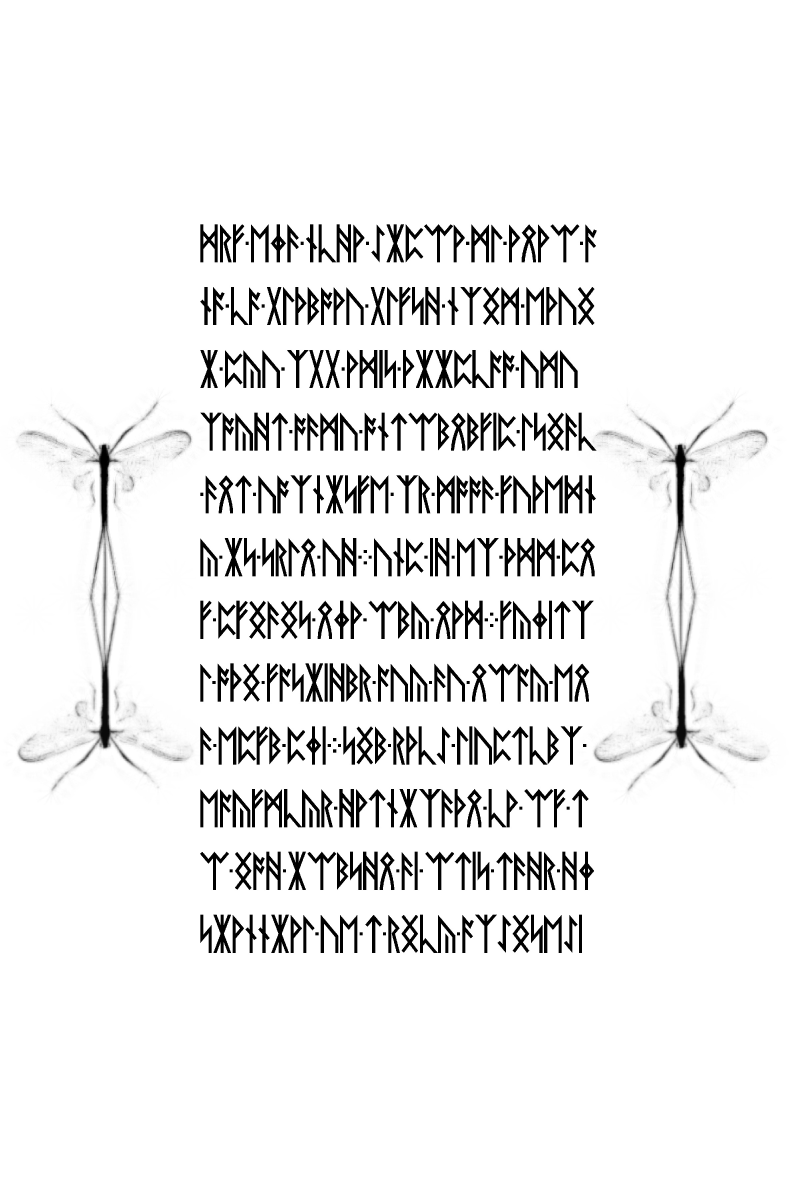
#> input picture resources/liber-primus/41.jpg, 2400 x 3600 px (shown at 1/3 size)
$ python lp2_stipple_p24_opacity_transfer_sft.py
#> lines starting #> are read from the running program, lines starting #| are printed output that depends on the picture; after the words box and inside, x2 and y2 are one past the last pixel; in counts of white or black regions, pixels touching at a corner belong together
#> in main, source is the input picture: shape (3600, 2400); min 0, max 255, mean 237.5
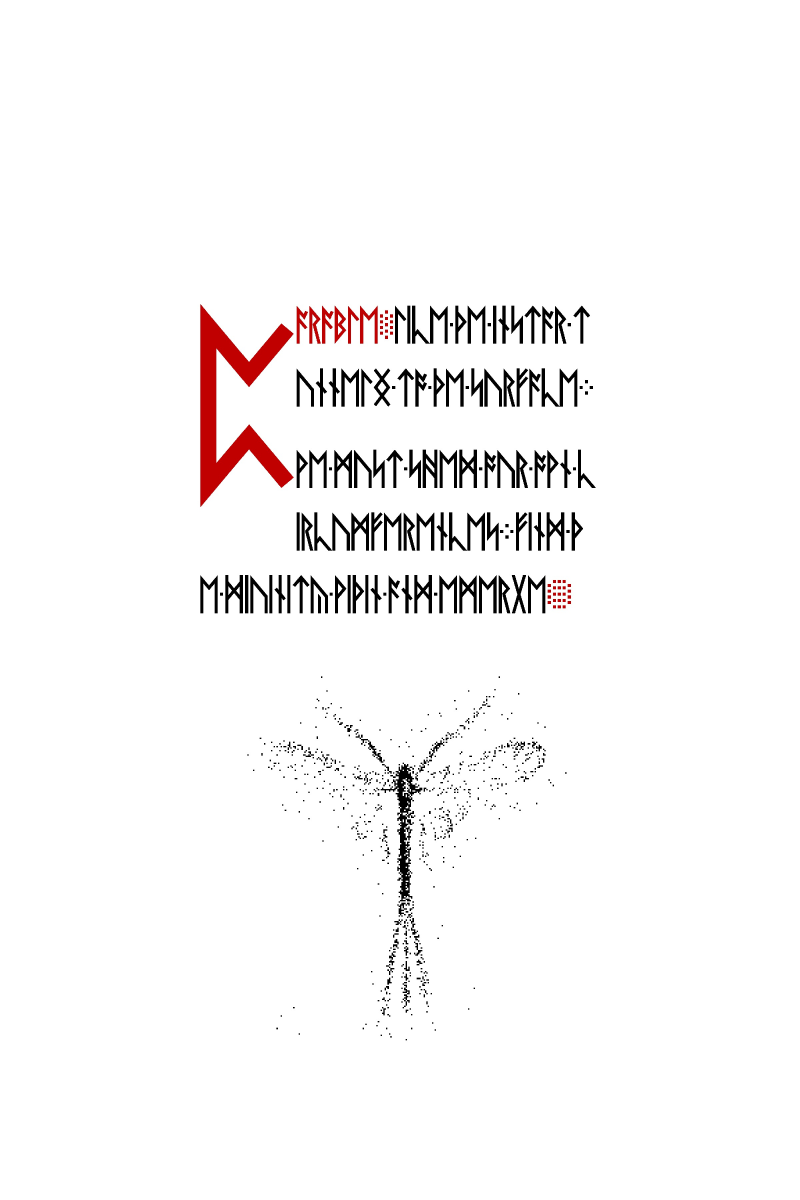
#> input picture resources/liber-primus/74.jpg, 2400 x 3600 px (shown at 1/3 size)
### sims/lp2_stipple_native_gimp_sft.py
#!/usr/bin/env python3
"""Recover p57 native dot lattice and test historical GIMP field.

Single runnable test from repository root:
    python sims/lp2_stipple_native_gimp_sft.py

Input: resources/liber-primus/74.jpg. Uses NumPy and OpenCV.
The SECRA GIMP offset is a published source input, not a fitted LP2 key.
"""
from __future__ import annotations

import hashlib
import json
from pathlib import Path

import cv2
import numpy as np

ROOT = Path(__file__).resolve().parents[1]
SOURCE = ROOT / "resources" / "liber-primus" / "74.jpg"
CROP = (350, 1900, 2050, 3450)
SECRA_FOUR_DOTS = [(53, 250), (44, 256), (41, 265), (57, 269)]
SECRA_GIMP_SHIFT = (4, -9)


def fit_lattice_pitch(single_dot_stats: np.ndarray, axis: int) -> tuple[float, float, float]:
    """Estimate the native pitch from isolated 4x4 / 4x5 enlarged raster dots."""
    centers = (single_dot_stats[:, axis]
               + single_dot_stats[:, axis + 2] / 2 + CROP[axis])
    candidates = np.arange(4.15, 4.18, 0.0001)
    phases = np.exp((2j * np.pi * centers[:, None]) / candidates[None, :]).mean(axis=0)
    index = int(np.abs(phases).argmax())
    pitch = float(candidates[index])
    phase = float(np.angle(phases[index]) * pitch / (2 * np.pi))
    return pitch, phase, float(abs(phases[index]))


def native_grid(gray: np.ndarray) -> tuple[np.ndarray, np.ndarray, dict]:
    x0, y0, x1, y1 = CROP
    mask = (gray[y0:y1, x0:x1] < 128).astype(np.uint8)
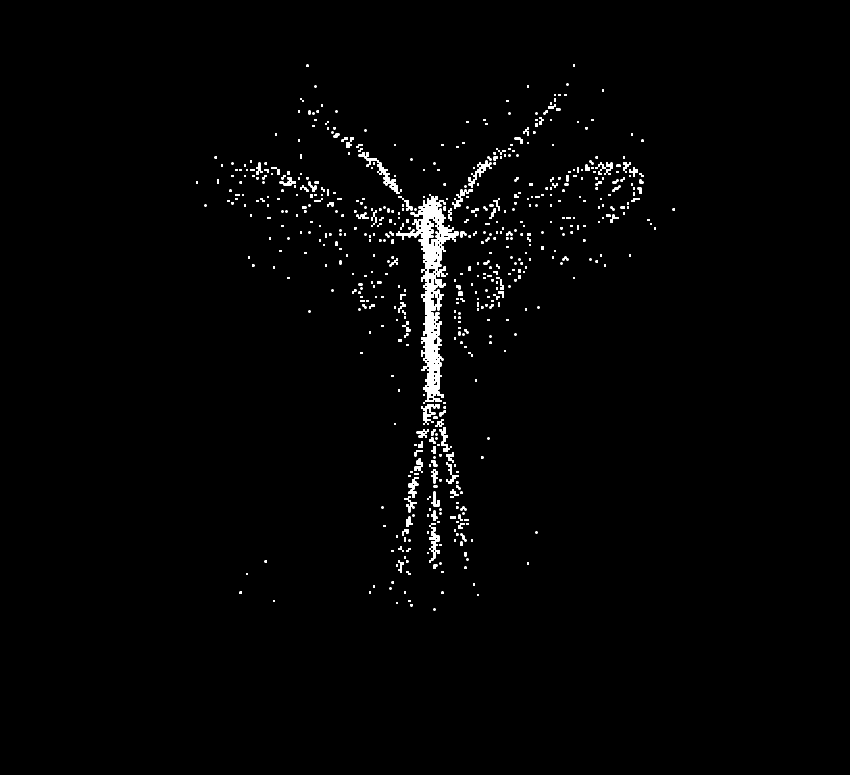
#> mask: shape (1550, 1700) (shown at 1/2 size); values 0 (black) and 1 (white), 1.3% white; 574 white regions (262 under 20 px), largest, box (x1, y1, x2, y2) and area: (792, 388, 917, 808) 12821, (717, 304, 804, 388) 1027, (937, 321, 983, 375) 614
    count, _, stats, _ = cv2.connectedComponentsWithStats(mask, connectivity=8)
#> count = 575; stats = 575 rows, first 6: [0, 0, 1700, 1550, 2599790], [613, 129, 4, 5, 20], [1146, 129, 4, 5, 20], [1133, 167, 4, 4, 16], [629, 171, 4, 4, 16], [1054, 171, 4, 4, 16]
    assert count - 1 == 574
    dots = stats[1:][np.isin(stats[1:, cv2.CC_STAT_AREA], [16, 20])]
#> dots = 384 rows, first 6: [613, 129, 4, 5, 20], [1146, 129, 4, 5, 20], [1133, 167, 4, 4, 16], [629, 171, 4, 4, 16], [1054, 171, 4, 4, 16], [1204, 179, 4, 5, 20]
    assert len(dots) > 350
    px, ox, qx = fit_lattice_pitch(dots, 0)
#> in fit_lattice_pitch, `centers = (single_dot_stats[:, axis] + single_dot_stats[:, axis + 2] /..`: centers = 384 values, max 1697.5 at index 151, min 744 at index 88, mean 1226
#> in fit_lattice_pitch, `index = int(np.abs(phases).argmax())`: index = 135
#> in fit_lattice_pitch, `pitch = float(candidates[index])`: pitch = 4.16
#> in fit_lattice_pitch, `phase = float(np.angle(phases[index]) * pitch / (2 * np.pi))`: phase = -1.18
#> px = 4.16; ox = -1.18; qx = 0.945
    py, oy, qy = fit_lattice_pitch(dots, 1)
#> py = 4.17; oy = -1.34; qy = 0.944
    assert 4.162 < px < 4.165 and 4.164 < py < 4.168, (px, py)
    assert min(qx, qy) > 0.93
    xx = ox + px * np.arange(600)
#> xx = 600 values from -1.18 to 2492.8
    yy = oy + py * np.arange(900)
#> yy = 900 values from -1.34 to 3743.6
    ix = np.flatnonzero((xx >= x0) & (xx < x1))
#> ix = 408 values from 85 to 492
    iy = np.flatnonzero((yy >= y0) & (yy < y1))
#> iy = 372 values from 457 to 828
    cells = (gray[np.ix_(np.rint(yy[iy]).astype(int),
                          np.rint(xx[ix]).astype(int))] < 128).astype(np.uint8)
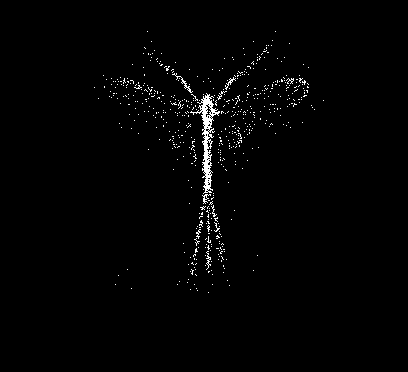
#> cells: shape (372, 408); values 0 (black) and 1 (white), 1.3% white in thin lines or dots, all inside (x1, y1, x2, y2) = (94, 31, 324, 293)
    return cells, xx[ix], {
        "pitch_x": px, "pitch_y": py, "phase_x": ox, "phase_y": oy,
        "concentration_x": qx, "concentration_y": qy,
        "original_components": count - 1, "single_dot_samples": int(len(dots)),
    }


# [14 lines left out: function four_dot_translation, not called in this run]


def gimp_field() -> np.ndarray:
    master = np.random.RandomState(314159265)
    seeds = master.randint(0, 2**32, size=4096, dtype=np.uint32)
    assert seeds[:3].tolist() == [3721122731, 618219707, 807213306]
    field = np.empty((4096, 400), dtype=np.uint8)
    for y, seed in enumerate(seeds):
        raw = np.random.RandomState(int(seed)).randint(
            0, 2**32, size=400, dtype=np.uint32)
        assert not np.any(raw == 0xFFFFFFFF), "GLib range rejection required"
        field[y, :] = raw % 255
    return field


# [56 lines left out: function main, not called in this run]


# [2 lines that do not run on import are left out]

### sims/lp2_stipple_p24_opacity_transfer_sft.py
#!/usr/bin/env python3
"""Reproduce fitted p24-image to p57 GIMP-Dissolve opacity transfer.

This is a target-trained reconstruction with a disjoint within-image holdout,
not a source-locked key or exact reconstruction of the original artwork.

Python3, NumPy, OpenCV. Run from repository root:
    python sims/lp2_stipple_p24_opacity_transfer_sft.py

Depends on original 41.jpg and 74.jpg and the native-GIMP SFT next to it.
Fitted by scipy.optimize.differential_evolution on training F1 only, seed3301,
maxiter110, popsize10, polish=True, with 11 continuous parameters. The
integer component count / split were not fitted or used as an objective.
"""
from __future__ import annotations

import hashlib
import json
from pathlib import Path

import cv2
import numpy as np

from lp2_stipple_native_gimp_sft import CROP, ROOT, SOURCE, gimp_field, native_grid

REFERENCE = ROOT / "resources" / "liber-primus" / "41.jpg"
REFERENCE_SHA = "62148ef272d17bcedf5df30f6cc9e52df127113c18c1cf57ea92c75feedfce80"
FITTED = np.array([
    1.6000479049955045, 1.5553730263224002,
    715.90089942562338, 219.77679029450974,
    0.9702914444413222, 1.0132047795846602,
    15.950948323808944, -3.6464456415513258,
    -0.027483414409424478, 1.2051984847765596,
    -20.063310879322014,
], dtype=np.float64)


def f1(pred: np.ndarray, reference: np.ndarray, selection: np.ndarray) -> dict:
    tp = int(np.count_nonzero(pred & reference & selection))
    fp = int(np.count_nonzero(pred & ~reference & selection))
    fn = int(np.count_nonzero(~pred & reference & selection))
    return {
        "true_positive": tp, "false_positive": fp, "false_negative": fn,
        "f1": 2 * tp / (2 * tp + fp + fn),
        "predicted_black": int(np.count_nonzero(pred & selection)),
        "source_black": int(np.count_nonzero(reference & selection)),
    }


def main() -> None:
    assert hashlib.sha256(REFERENCE.read_bytes()).hexdigest() == REFERENCE_SHA
    source = cv2.imread(str(REFERENCE), cv2.IMREAD_GRAYSCALE)
    target_jpeg = cv2.imread(str(SOURCE), cv2.IMREAD_GRAYSCALE)
    assert source is not None and source.shape == (3600, 2400)
    assert target_jpeg is not None and target_jpeg.shape == (3600, 2400)
    observed_cells, xnative, lattice = native_grid(target_jpeg)
#> xnative = 408 values from 352.7 to 2047.3; lattice = {'pitch_x': 4.16, 'pitch_y': 4.17, 'phase_x': -1.18, 'phase_y': -1.34, 'concentration_x': 0.945, 'concentration_y': 0.944, 'original_components': 574, 'single_dot_samples': 384}
    phase_y, pitch_y = lattice["phase_y"], lattice["pitch_y"]
#> phase_y = -1.34; pitch_y = 4.17
    ycoords = phase_y + pitch_y * np.arange(900)
#> ycoords = 900 values from -1.34 to 3743.6
    y_native = ycoords[(ycoords >= CROP[1]) & (ycoords < CROP[3])]
#> y_native = 372 values from 1902.4 to 3447.9
    yidx, xidx = np.mgrid[28:321, 70:350]
    x = xnative[xidx].astype(np.float32)
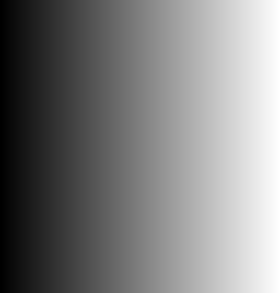
#> x: shape (293, 280) float32; min 644.2, max 1805.8, mean 1225; drawn with min black and max white
    y = y_native[yidx].astype(np.float32)
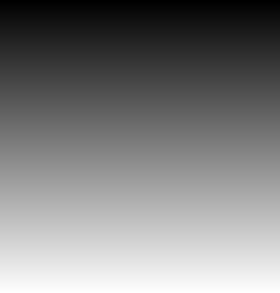
#> y: shape (293, 280) float32; min 2019, max 3235.4, mean 2627.2; drawn with min black and max white
    black = observed_cells[28:321, 70:350].astype(bool)
#> black: shape (293, 280) bool; 2.5% white in thin lines or dots, all inside (x1, y1, x2, y2) = (24, 3, 254, 265)
    threshold = gimp_field()[yidx - 28, xidx - 70]
    training = ((xidx // 16 + 3 * (yidx // 16)) % 4 != 0)

    sx, sy, tx, ty, k, gamma, shear, bend, stretch, vshear, vbend = FITTED
    a = (y - 2300) / 900
    b = (x - 1210) / 900
    mapx = ((x - tx - shear * a - bend * a * a)
            / (sx * (1 + stretch * a))).astype(np.float32)
    mapy = ((y - ty - vshear * b - vbend * b * b) / sy).astype(np.float32)
    art = cv2.remap(source, mapx, mapy, cv2.INTER_LINEAR,
                    borderMode=cv2.BORDER_CONSTANT, borderValue=255)
    art[(mapx < 10) | (mapx > 575) | (mapy < 1150) | (mapy > 2150)] = 255
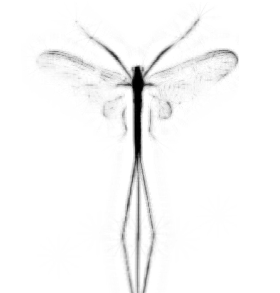
#> art: shape (293, 280); min 0, max 255, mean 247.8
    alpha = (np.maximum(0, 255 - art).astype(np.float32) / 255)**gamma * k
    predicted = threshold < 255 * np.minimum(1, alpha)
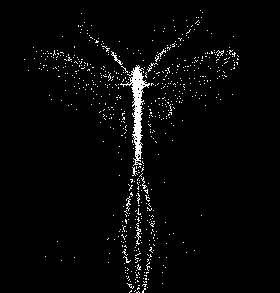
#> predicted: shape (293, 280) bool; 2.7% white in thin lines or dots, all inside (x1, y1, x2, y2) = (24, 10, 239, 293)

    count, _, stats, centers = cv2.connectedComponentsWithStats(
        predicted.astype(np.uint8), connectivity=8)
#> count = 637; stats = 637 rows, first 6: [0, 0, 280, 293, 79818], [200, 10, 1, 1, 1], [81, 13, 1, 1, 1], [202, 12, 1, 1, 1], [196, 17, 1, 1, 1], [198, 17, 1, 1, 1]; centers = 637 pairs, first value 24 to 237.5, second value 10 to 291.8
    areas = stats[1:, cv2.CC_STAT_AREA]
#> areas = 636 values, max 797 at index 165, min 1 at index 0, mean 3.49
    keep = np.ones(len(areas), dtype=bool)
    keep[np.argsort(areas)[-2:]] = False
    left = int(np.count_nonzero(centers[1:, 0][keep] + 70 < 205))
#> left = 271
    right = int(np.count_nonzero(centers[1:, 0][keep] + 70 >= 205))
#> right = 363
    train = f1(predicted, black, training)
#> in f1, `tp = int(np.count_nonzero(pred & reference & selection))`: tp = 1402
#> in f1, `fp = int(np.count_nonzero(pred & ~reference & selection))`: fp = 362
#> in f1, `fn = int(np.count_nonzero(~pred & reference & selection))`: fn = 211
#> train = {'true_positive': 1402, 'false_positive': 362, 'false_negative': 211, 'f1': 0.83, 'predicted_black': 1764, 'source_black': 1613}
    heldout = f1(predicted, black, ~training)
#> heldout = {'true_positive': 368, 'false_positive': 90, 'false_negative': 52, 'f1': 0.838, 'predicted_black': 458, 'source_black': 420}
    all_pixels = f1(predicted, black, np.ones_like(training, dtype=bool))
#> all_pixels = {'true_positive': 1770, 'false_positive': 452, 'false_negative': 263, 'f1': 0.832, 'predicted_black': 2222, 'source_black': 2033}
    assert (round(train["f1"], 4), round(heldout["f1"], 4)) == (0.8303, 0.8383)
    assert (count - 1, left, right) == (636, 271, 363)
    print(json.dumps({
        "status": "partial reference-image opacity transfer; count mismatch and no LP2 cipher",
        "source_image": "resources/liber-primus/41.jpg",
        "target_image": "resources/liber-primus/74.jpg",
        "fitted_parameters": FITTED.tolist(),
        "training": train, "heldout": heldout, "whole": all_pixels,
        "predicted_components": count - 1,
        "predicted_small_left_right": [left, right],
        "actual_components": 574,
        "actual_small_left_right": [241, 331],
        "limits": "Geometry and tone optimized on target training pixels, not source-only. No pixelwise fitting, component-count optimization or holdout tuning. Neither exact opacity nor residual cell mask was recovered.",
    }, indent=2))
#> (printed output is left out)


if __name__ == "__main__":
    main()
